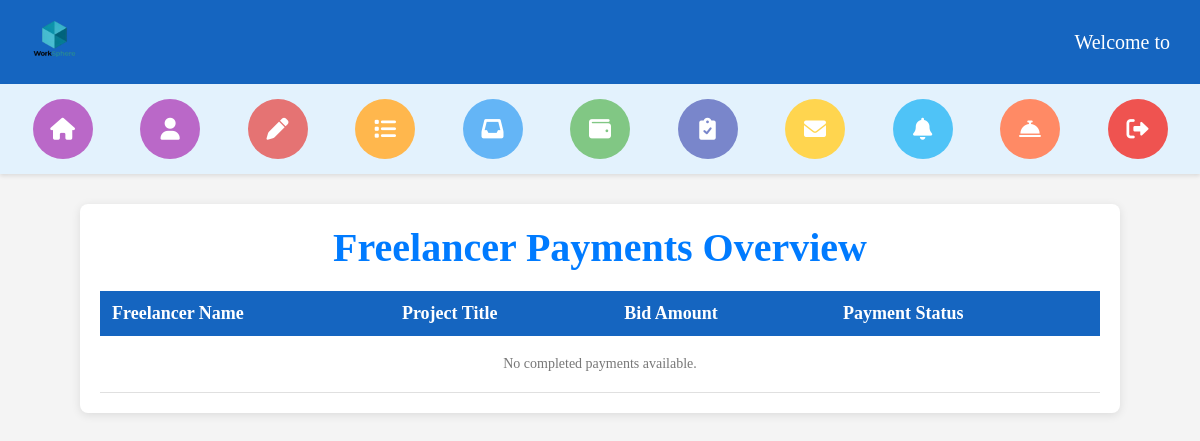
The app's page /client/client_payment/ (signed in), older data.
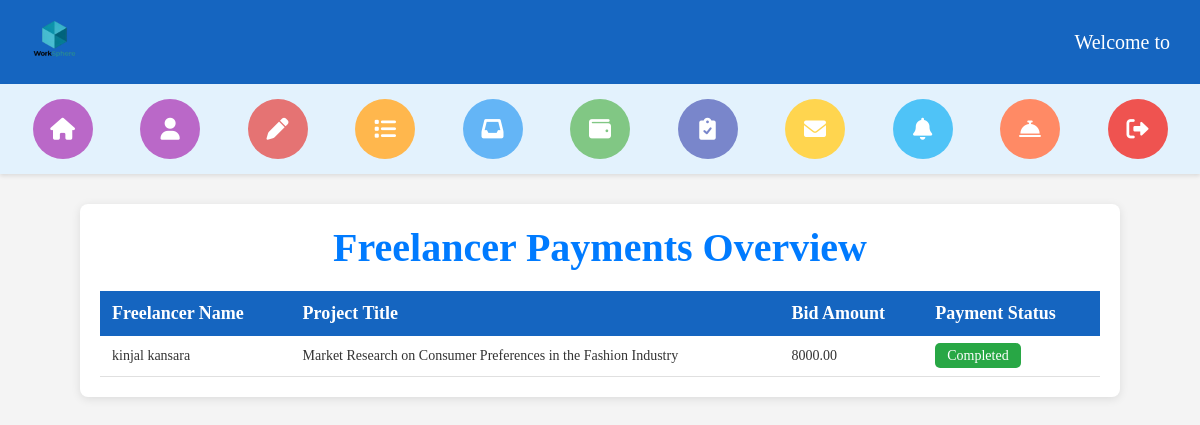
The same page, newer data.
### payment/models.py (models this page shows, shortened)
class Payment(models.Model):
    proposal = models.ForeignKey(FreelancerProposal, on_delete=models.CASCADE, related_name='payments', null=True)
    order_id = models.CharField(max_length=255)
    payment_id = models.CharField(max_length=50)
    signature = models.CharField(max_length=256, null=True, blank=True)
    refund_payment_id = models.CharField(max_length=255)
    amount = models.DecimalField(max_digits=10, decimal_places=2)
    refund_amount = models.DecimalField(max_digits=10, decimal_places=2, null=True)
    email = models.EmailField()  # Added field to store the user's email
    status = models.CharField(max_length=100, choices=[(
        'Pending', 'Pending'), ('Completed', 'Completed'), ('Failed', 'Failed')], default='Pending')

### freelancer/models.py (models this page shows, shortened)
class FreelancerProposal(models.Model):
    DURATION_CHOICES = [
        ('1_day', '1 Day'),
        ('2_days', '2 Days'),
        ('3_days', '3 Days'),
        ('4_days', '4 Days'),
        ('5_days', '5 Days'),
        ('7_days', '7 Days'),
        ('10_days', '10 Days'),
        ('15_days', '15 Days'),
        ('1_month', '1 Month'),
        ('2_months', '2 Months'),
        ('3_months', '3 Months'),
    ]
    client = models.ForeignKey(ClientRegisterLogin, on_delete=models.CASCADE, null=True)
    freelancer = models.ForeignKey(FreelancerRegisterLogin, on_delete=models.CASCADE)
    project = models.ForeignKey(ClientPostProject, on_delete=models.CASCADE)
    title = models.CharField(max_length=200)
    description = models.TextField(editable=False)
    duration = models.CharField(max_length=20, choices=DURATION_CHOICES)
    bid = models.DecimalField(max_digits=10, decimal_places=2)  # Default bid value
    cover_letter = models.TextField()
    attachment = models.FileField(upload_to='attachments/', blank=True, null=True)
    submitted_at = models.DateTimeField(auto_now_add=True)
    status = models.CharField(max_length=10, null=True)

class FreelancerRegisterLogin(models.Model):
    profile = models.ImageField(upload_to='profile_images/')
    first_name = models.CharField(max_length=30)
    last_name = models.CharField(max_length=30)
    username = models.CharField(max_length=30, unique=True)
    email = models.EmailField(unique=True)
    password = models.CharField(max_length=100)
    phone_number = models.CharField(max_length=15)
    skills = models.CharField(max_length=50)
    hourly_rate = models.DecimalField(max_digits=20, decimal_places=2)
    location = models.CharField(max_length=100)
    about_me = models.TextField(null=True, max_length=1000)
    bank_name = models.CharField(max_length=50, null=True, blank=True)  # Bank name
    ifsc_code = models.CharField(max_length=20, null=True, blank=True)  # IFSC code
    account_number = models.CharField(max_length=20, null=True, blank=True)  # Account number

### client/models.py (models this page shows, shortened)
class ClientPostProject(models.Model):
    EXPERIENCE_LEVEL_CHOICES = [
        ('entry', 'Entry Level'),
        ('intermediate', 'Intermediate Level'),
        ('expert', 'Expert Level'),
    ]
    BUDGET_TYPE_CHOICES = [
        ('fixed', 'Fixed Price'),
        ('hourly', 'Hourly'),
    ]
    CATEGORY_CHOICES = [
        ('ai_developement', 'AI Development'),
        ('animation', 'Animation'),
        ('business_strategy', 'Business Strategy'),
        ('content_creation', 'Content Creation'),
        ('contract_drafting', 'Contract Drafting'),
        ('graphic_design', 'Graphic Design'),
        ('legal_consulting', 'Legal Consulting'),
        ('logo_design', 'Logo Design'),
        ('machine_learning', 'Machine Learning'),
        ('market_research', 'Market Research'),
        ('social_media_marketing', 'Social Media Marketing'),
        ('software_development', 'Software Development'),
        ('video_editing', 'Video Editing'),
        ('web_development', 'Web Development'),
        ('music_composition', 'Music Composition'),
        ('lyric_writting', 'Lyric Writing'),
    ]
    client = models.ForeignKey(ClientRegisterLogin, on_delete=models.CASCADE, related_name='projects', null=True)
    title = models.CharField(max_length=255, help_text="Title of the project")
    description = models.TextField(help_text="Detailed description of the project")
    category = models.CharField(max_length=50, choices=CATEGORY_CHOICES, help_text="Project category")
    budget = models.DecimalField(max_digits=20, decimal_places=2, help_text="Project budget (fixed or hourly)")
    budget_type = models.CharField(max_length=10, choices=BUDGET_TYPE_CHOICES, help_text="Budget type")
    deadline = models.DateField(help_text="Deadline for project completion")
    skills_required = models.CharField(max_length=255, help_text="Skills required for the project")
    attachments = models.FileField(upload_to="project_attachments/", blank=True, null=True, help_text="Project-related files")
    photo = models.ImageField(upload_to="project_photos/", blank=True, null=True, help_text="Project-related photo")
    experience_level = models.CharField(max_length=15, choices=EXPERIENCE_LEVEL_CHOICES, help_text="Required experience level for freelancers")
    created_at = models.DateTimeField(auto_now_add=True, help_text="Time when the project was posted")
    status = models.CharField(max_length=10, null=True)

### client/views.py (the view)
# urls.py: path('client_payment/', views.client_payment, name='client_payment'),
def client_payment(request):
    payments = Payment.objects.filter(status="Completed")
    return render(request, 'client_payment.html', {'payments': payments})

### client/templates/client_payment.html (shortened to what this page needs)
{% extends "header_2.html" %}
{% block content %}
  <div class="container">
    <h2>Freelancer Payments Overview</h2>
    <table>
      <thead>
        <tr>
          <th>Freelancer Name</th>
          <th>Project Title</th>
          <th>Bid Amount</th>
          <th>Payment Status</th>
        </tr>
      </thead>
      <tbody>
        {% if payments %}
          {% for payment in payments %}
            {% if payment.status == "Completed" %}
              <tr>
                <td>{{ payment.proposal.freelancer.first_name }} {{ payment.proposal.freelancer.last_name }}</td>
                <td>{{ payment.proposal.project.title }}</td>
                <td>{{ payment.proposal.bid }}</td>
                <td>
                  <span class="completed-status">Completed</span>
                </td>
              </tr>
            {% endif %}
          {% endfor %}
        {% else %}
          <tr>
            <td colspan="4">No completed payments available.</td>
          </tr>
        {% endif %}
      </tbody>
    </table>
  </div>
{% endblock %}

Row changes from the older to the newer data that the page shows:
added Payment: proposal.freelancer.first_name "kinjal", proposal.freelancer.last_name "kansara", proposal.project "Market Research on Consumer Preferences in the Fashion Industry", proposal.bid "8000.00"
Text that changed along with them:
text no longer shown: "No completed payments available."
